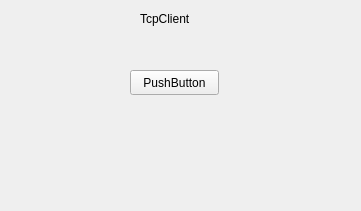
<?xml version="1.0" encoding="UTF-8"?>
<ui version="4.0">
 <class>Widget</class>
 <widget class="QWidget" name="Widget">
  <property name="geometry">
   <rect>
    <x>0</x>
    <y>0</y>
    <width>361</width>
    <height>211</height>
   </rect>
  </property>
  <property name="windowTitle">
   <string>Widget</string>
  </property>
  <widget class="QLabel" name="label">
   <property name="geometry">
    <rect>
     <x>140</x>
     <y>10</y>
     <width>67</width>
     <height>17</height>
    </rect>
   </property>
   <property name="text">
    <string>TcpClient</string>
   </property>
  </widget>
  <widget class="QPushButton" name="pushButton">
   <property name="geometry">
    <rect>
     <x>130</x>
     <y>70</y>
     <width>89</width>
     <height>25</height>
    </rect>
   </property>
   <property name="text">
    <string>PushButton</string>
   </property>
  </widget>
 </widget>
 <layoutdefault spacing="6" margin="11"/>
 <resources/>
 <connections/>
</ui>
